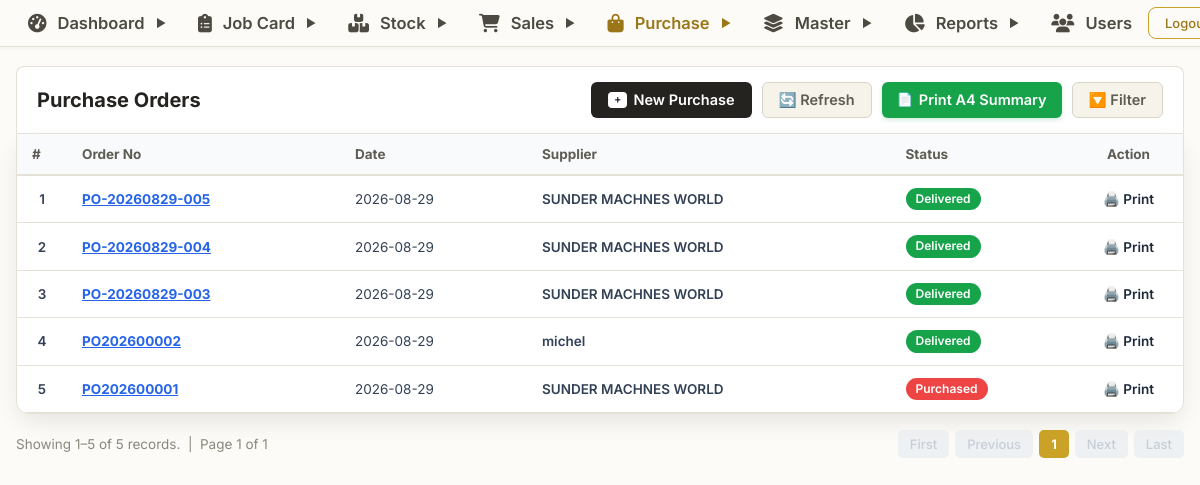
Screenshot of /purchase/purchase_list.php (signed in) with the database file from the repository.
### tables this page shows
CREATE TABLE `purchase` (
  `id` bigint NOT NULL AUTO_INCREMENT,
  `createdBy` varchar(255) DEFAULT NULL,
  `createdOn` datetime(6) DEFAULT NULL,
  `modifiedBy` varchar(255) DEFAULT NULL,
  `modifiedOn` datetime(6) DEFAULT NULL,
  `actualAmountSum` float NOT NULL,
  `orderDate` date DEFAULT NULL,
  `orderNo` varchar(255) DEFAULT NULL,
  `orderStatus` varchar(255) DEFAULT NULL,
  `paidAmountSum` float NOT NULL,
  `quoteAmountSum` float NOT NULL,
  `supplier` bigint DEFAULT NULL,
  PRIMARY KEY (`id`),
  KEY `FKikg2365x5p0ctt5j10o55mh6n` (`supplier`),
  CONSTRAINT `FKikg2365x5p0ctt5j10o55mh6n` FOREIGN KEY (`supplier`) REFERENCES `supplier` (`id`)
);

CREATE TABLE `supplier` (
  `id` bigint NOT NULL AUTO_INCREMENT,
  `createdBy` varchar(255) DEFAULT NULL,
  `createdOn` datetime(6) DEFAULT NULL,
  `modifiedBy` varchar(255) DEFAULT NULL,
  `modifiedOn` datetime(6) DEFAULT NULL,
  `active` bit(1) NOT NULL,
  `emailId` varchar(255) DEFAULT NULL,
  `name` varchar(255) DEFAULT NULL,
  `phoneNo1` varchar(255) DEFAULT NULL,
  `phoneNo2` varchar(255) DEFAULT NULL,
  `whatsAppNo` varchar(255) DEFAULT NULL,
  `address` bigint DEFAULT NULL,
  PRIMARY KEY (`id`),
  UNIQUE KEY `UK_od83j1diqux7fbobjyjddllvh` (`address`),
  CONSTRAINT `FK15ewpkpum7cnphgckhbpyfjo0` FOREIGN KEY (`address`) REFERENCES `address` (`id`)
);

### purchase/purchase_list.php (the view, shortened to what this page needs)
<?php require_once("../config/db.php"); ?>
<?php include("../includes/header.php"); ?>
<?php
$limit = 10;
$page = isset($_GET['page']) ? max(1, (int)$_GET['page']) : 1;
$offset = ($page - 1) * $limit;
$where = "WHERE 1=1";
$countRes = mysqli_query($conn, "SELECT COUNT(*) AS total FROM purchase p LEFT JOIN supplier s ON p.supplier = s.id $where");
$totalRows = (int)mysqli_fetch_assoc($countRes)['total'];
$totalPages = $totalRows > 0 ? ceil($totalRows / $limit) : 1;
$res = mysqli_query($conn, "SELECT p.*, s.name as supplierName FROM purchase p LEFT JOIN supplier s ON p.supplier = s.id $where ORDER BY p.id DESC LIMIT $limit OFFSET $offset");
$queryParams = $_GET;
unset($queryParams['page']);
$queryString = http_build_query($queryParams);
?>
<div class="erp-container">
    <div class="erp-header-bar">
        <div class="erp-header-title">Purchase Orders</div>
        <div class="erp-header-actions">
            <a href="create.php" class="btn-erp btn-erp-new">
                <span style="background: #ffffff; color: #1e293b; padding: 1px 6px; border-radius: 4px; font-size: 11px;">+</span> New Purchase
            </a>
            <a href="javascript:void(0)" onclick="location.reload()" class="btn-erp btn-erp-secondary">
                🔄 Refresh
            </a>
            <a href="print_summary.php?<?= http_build_query($_GET) ?>" target="_blank" class="btn-erp" style="background:#16a34a; color:#ffffff; text-decoration:none; font-weight:600; font-size:13px; padding:7px 14px; border-radius:6px; display:inline-flex; align-items:center; gap:6px; box-shadow:0 2px 4px rgba(22,163,74,0.2); transition:all 0.15s ease;">
                <span style="font-size:13px;">📄</span> Print A4 Summary
            </a>
            <a href="javascript:void(0)" onclick="document.getElementById('purchaseFilter').style.display = document.getElementById('purchaseFilter').style.display === 'none' ? 'block' : 'none'" class="btn-erp btn-erp-secondary">
                🔽 Filter
            </a>
        </div>
    </div>
    <div class="erp-table-box">
        <table class="erp-table">
            <thead>
                <tr>
                    <th style="width:50px;">#</th>
                    <th>Order No</th>
                    <th>Date</th>
                    <th>Supplier</th>
                    <th>Status</th>
                    <th style="text-align:center; width:100px; padding-right:24px;">Action</th>
                </tr>
            </thead>
            <tbody>
                <?php
                if ($totalRows > 0):
                    $i = $offset + 1;
                    while ($row = mysqli_fetch_assoc($res)):
                        $rawSt = $row['orderStatus'] ?? 'Purchased';
                        $displayStatus = in_array($rawSt, ['Delivered', 'Received', 'Completed']) ? 'Delivered' : 'Purchased';
                        $badgeClass = ($displayStatus === 'Delivered') ? 'erp-badge-completed' : 'erp-badge-new';
                ?>
                <tr>
                    <td style="font-weight:600; text-align:center;"><?= $i++ ?></td>
                    <td>
                        <a href="edit_purchase.php?id=<?= $row['id'] ?>" style="color:#2563eb; text-decoration:underline; font-weight:700;">
                            <?= htmlspecialchars($row['orderNo'] ?? '') ?>
                        </a>
                    </td>
                    <td><?= htmlspecialchars($row['orderDate'] ?? '-') ?></td>
                    <td style="font-weight:600;"><?= htmlspecialchars($row['supplierName'] ?? 'N/A') ?></td>
                    <td>
                        <span class="erp-badge <?= $badgeClass ?>"><?= $displayStatus ?></span>
                    </td>
                    <td style="text-align:center; padding-right:24px;">
                        <a href="print_purchase.php?id=<?= $row['id'] ?>" target="_blank" style="color:#1e293b; font-weight:600; text-decoration:none; white-space:nowrap; display:inline-flex; align-items:center; gap:4px;">
                            🖨️ Print
                        </a>
                    </td>
                </tr>
                <?php endwhile; ?>
                <?php endif; ?>
            </tbody>
        </table>
    </div>
    <div class="erp-pagination">
        <div>
            <?php
            $startRecord = $totalRows > 0 ? $offset + 1 : 0;
            $endRecord = min($offset + $limit, $totalRows);
            ?>
            Showing <?= $startRecord ?>–<?= $endRecord ?> of <?= $totalRows ?> records. &nbsp;|&nbsp; Page <?= $page ?> of <?= $totalPages ?>
        </div>
        <div class="erp-pagination-controls">
            <?php if ($page <= 1): ?>
                <span class="erp-pagination-btn disabled">First</span>
                <span class="erp-pagination-btn disabled">Previous</span>
            <?php else: ?>
                <a href="?<?= $queryString ? $queryString . '&' : '' ?>page=1" class="erp-pagination-btn">First</a>
                <a href="?<?= $queryString ? $queryString . '&' : '' ?>page=<?= $page - 1 ?>" class="erp-pagination-btn">Previous</a>
            <?php endif; ?>
            <a class="erp-pagination-btn active"><?= $page ?></a>
            <?php if ($page >= $totalPages): ?>
                <span class="erp-pagination-btn disabled">Next</span>
                <span class="erp-pagination-btn disabled">Last</span>
            <?php else: ?>
                <a href="?<?= $queryString ? $queryString . '&' : '' ?>page=<?= $page + 1 ?>" class="erp-pagination-btn">Next</a>
                <a href="?<?= $queryString ? $queryString . '&' : '' ?>page=<?= $totalPages ?>" class="erp-pagination-btn">Last</a>
            <?php endif; ?>
        </div>
    </div>
</div>
<?php include("../includes/footer.php"); ?>

### includes/header.php (style rules this page uses)
* { box-sizing: border-box; margin: 0; padding: 0; }
body { font-family: 'Inter', Arial, sans-serif; background: #f4f6f9; padding-top: 50px; padding-bottom: 16px; }

### rows the page displays
purchase: orderNo "PO-20260829-005", orderDate "2026-08-29", supplier.name "SUNDER MACHNES WORLD", orderStatus "Delivered"
purchase: orderNo "PO-20260829-004", orderDate "2026-08-29", supplier.name "SUNDER MACHNES WORLD", orderStatus "Delivered"
purchase: orderNo "PO-20260829-003", orderDate "2026-08-29", supplier.name "SUNDER MACHNES WORLD", orderStatus "Delivered"
purchase: orderNo "PO202600002", orderDate "2026-08-29", supplier.name "michel", orderStatus "Delivered"
purchase: orderNo "PO202600001", orderDate "2026-08-29", supplier.name "SUNDER MACHNES WORLD", orderStatus "Purchased"

### other values shown
$startRecord "1"
$endRecord "5"
$totalRows "5"
$page "1"
$totalPages "1"
